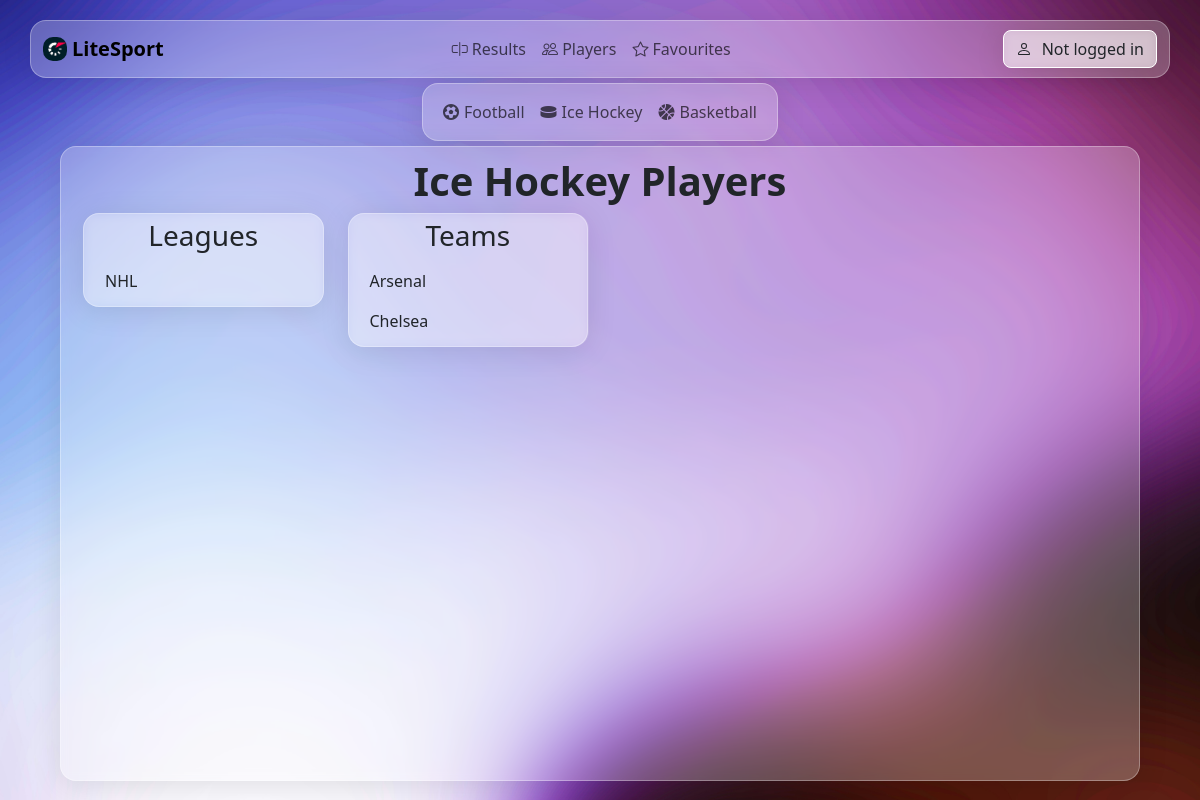
The app's page /hockey/players/1 with its own data.
### base/models.py (models this page shows, shortened)
class League(models.Model):
    name = models.CharField(max_length=50, blank=False, null=False)
    description = models.CharField(max_length=100, blank=True, null=True)
    id_category = models.ForeignKey('Category', on_delete=models.CASCADE)

class Team(models.Model):
    name = models.CharField(max_length=30,default="",null=False)
    id_category = models.ForeignKey('Category', on_delete=models.CASCADE)
    id_league = models.ForeignKey('League', on_delete=models.CASCADE)

### base/views.py (the view, shortened to what this page needs)
# urls.py: path('hockey/players', views.players_hockey, name="hockey_players"),
def players_hockey(request, league_id=None, team_id=None, player_id = None):
    category = Category.objects.get(name='Ice Hockey')
    leagues = League.objects.filter(id_category=category)
    teams = None
    players = None
    player_info = None
    if league_id:
        teams = Team.objects.filter(id_league=league_id)
    context = {
        'leagues': leagues,
        'teams': teams,
        'players': players,
        'player_info': player_info,
        'title': 'Ice Hockey Players',
        'type_view': 'players'
    }
    return render(request, 'base/players.html', context)

### base/templates/base/players.html (shortened to what this page needs)
{% extends 'main.html' %}
{% block content %}
<div class="container-lg glass-effect main-container">
    <h1 class="page-title">
        <strong>{{title}}</strong>
    </h1>
    <div class="container text-start">
        <div class="row align-items-start">
            <div class="col">
                <div class="league-div glass-effect">
                    <h3 class="page-title">Leagues</h3>
                    <ul class="list-group">
                        {% for league in leagues %}
                        <li class="list-group-item d-flex justify-content-between align-items-center">
                            {% if league.id_category.name == "Football" %}
                                <a href="{% url 'football_league_players' league.id %}">{{ league.name }}</a>
                            {% elif league.id_category.name == "Basketball" %}
                                <a href="{% url 'basketball_league_players' league.id %}">{{ league.name }}</a>
                            {% elif league.id_category.name == "Ice Hockey" %}
                                <a href="{% url 'hockey_league_players' league.id %}">{{ league.name }}</a>
                            {% endif %}
                        </li>
                        {% endfor %}
                    </ul>
                </div>
            </div>
            <div class="col">
                {% if teams|length > 0 %}
                <div class="league-div glass-effect">
                    <h3 class="page-title">Teams</h3>
                    <ul class="list-group">
                        {% for team in teams %}
                        <li class="list-group-item d-flex justify-content-between align-items-center">
                            {% if team.id_category.name == "Football" %}
                            <a href="{% url 'football_team_players' team.id_league.id team.id %}">
                                {{ team.name }}
                            </a>
                            {% elif team.id_category.name == "Basketball" %}
                            <a href="{% url 'basketball_team_players' team.id_league.id team.id %}">
                                {{ team.name }}
                            </a>
                            {% elif team.id_category.name == "Ice Hockey" %}
                            <a href="{% url 'hockey_team_players' team.id_league.id team.id %}">
                                {{ team.name }}
                            </a>
                            {% endif %}
                        </li>
                        {% empty %}
                        <li class="list-group-item">Please select a league to view teams.</li>
                        {% endfor %}
                    </ul>
                </div>
                {% endif %}
            </div>
        </div>
    </div>
</div>
{% endblock %}

### static/css/style.css (style rules this page uses)
html, body { height: 100%; }
body { background-size: cover; background-repeat: no-repeat; background-position: center center; background-attachment: fixed; }
.glass-effect { background: rgba(255, 255, 255, 0.25); border-radius: 16px; box-shadow: 0 4px 30px rgba(0, 0, 0, 0.1); backdrop-filter: blur(5px); -webkit-backdrop-filter: blur(5px); border: 1px solid rgba(255, 255, 255, 0.3); }
.container-lg.main-container { height: calc(100vh - 165px); width: 90%; justify-content: center; padding: 10px; margin-top: 5px; }
.page-title { display: flex; align-items: center; justify-content: center; }
.league-div { padding: 5px; }
.list-group-item a { text-decoration: none; color: inherit; }
.list-group-item { background: none; border: none; transition: all 0.3s ease; }

### records on screen
League: name "NHL"
Team: name "Arsenal"
Team: name "Chelsea"

### other values on screen
{{ title }} "Ice Hockey Players"
